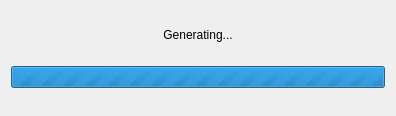
<?xml version="1.0" encoding="UTF-8"?>
<ui version="4.0">
 <class>Generating</class>
 <widget class="QDialog" name="Generating">
  <property name="geometry">
   <rect>
    <x>0</x>
    <y>0</y>
    <width>396</width>
    <height>116</height>
   </rect>
  </property>
  <property name="minimumSize">
   <size>
    <width>396</width>
    <height>116</height>
   </size>
  </property>
  <property name="maximumSize">
   <size>
    <width>396</width>
    <height>116</height>
   </size>
  </property>
  <property name="windowTitle">
   <string>Generating</string>
  </property>
  <layout class="QVBoxLayout" name="verticalLayout_2">
   <item>
    <layout class="QVBoxLayout" name="verticalLayout">
     <item>
      <spacer name="verticalSpacer_2">
       <property name="orientation">
        <enum>Qt::Vertical</enum>
       </property>
       <property name="sizeHint" stdset="0">
        <size>
         <width>20</width>
         <height>40</height>
        </size>
       </property>
      </spacer>
     </item>
     <item>
      <widget class="QLabel" name="label">
       <property name="text">
        <string>Generating...</string>
       </property>
       <property name="alignment">
        <set>Qt::AlignCenter</set>
       </property>
      </widget>
     </item>
     <item>
      <spacer name="verticalSpacer_3">
       <property name="orientation">
        <enum>Qt::Vertical</enum>
       </property>
       <property name="sizeHint" stdset="0">
        <size>
         <width>20</width>
         <height>40</height>
        </size>
       </property>
      </spacer>
     </item>
     <item>
      <widget class="QProgressBar" name="progressBar">
       <property name="maximum">
        <number>0</number>
       </property>
       <property name="value">
        <number>-1</number>
       </property>
       <property name="alignment">
        <set>Qt::AlignCenter</set>
       </property>
       <property name="invertedAppearance">
        <bool>false</bool>
       </property>
       <property name="format">
        <string/>
       </property>
      </widget>
     </item>
     <item>
      <spacer name="verticalSpacer">
       <property name="orientation">
        <enum>Qt::Vertical</enum>
       </property>
       <property name="sizeHint" stdset="0">
        <size>
         <width>20</width>
         <height>40</height>
        </size>
       </property>
      </spacer>
     </item>
    </layout>
   </item>
  </layout>
 </widget>
 <resources/>
 <connections/>
</ui>
